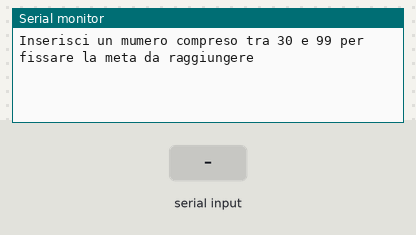
This sketch was run on a simulated Arduino Uno, built with avr-gcc and run on an emulated ATmega328P. Parts: the last lines printed to the serial monitor. The inputs (shaded band) are chosen by the test bench.

Above: at 1.2 s.
1.3 s: "90,45\n" received over Serial
At 2.3 s:
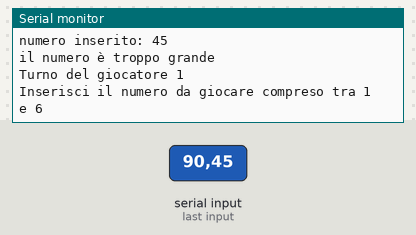
2.8 s: "30,150\n" received over Serial
At 2.94 s:
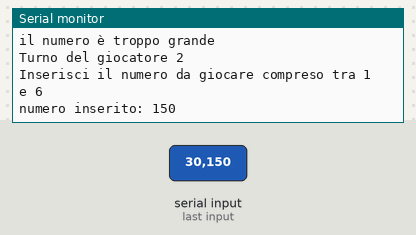
Timing chart, 0 to 5.8 s (numbered marks = the images above; inputs shaded):
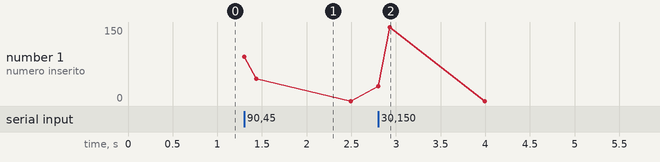

Measured:
- after the input at 1.3 s, the serial monitor: prints a new line at once (image 1)
- after the input at 2.8 s, the serial monitor: prints a new line at once (image 2)

The sketch:

angelaGame.ino
```cpp
  //BOTTONI

  //Variabili
  int nVincente = 0;//30 <= nVincente <= 99
  int sommaDadiTotale = 0;
  int nGiocatoPrima = 0;//back-up della giocata precedente
  bool primoTurno = true;
  int stato = 0;//Indica i vari momenti del gioco
  int turno = 0;// indica i turni dei due giocatori: 0 = Giocatore 1 , 1 = Giocatore 2
  int x = 0;


void setup() {
  // put your setup code here, to run once:
  Serial.begin(9600);
}

void loop() {
  if(stato == 0)//Inserimento della variabile da raggiungere per vincere
  {
    if(x == 0)
    {
      Serial.println("Inserisci un mumero compreso tra 30 e 99 per fissare la meta da raggiungere");
      x = 1;
    }
    primoValore();//Controllo della variabile inquanto deve rispettare determinate caratteristiche
  }
  else if(stato == 1)//Inizio della partita vera e propria
  {
    Serial.println(turno == 0 ? "Turno del giocatore 1" : "Turno del giocatore 2");//Indica il turno in corso
    Serial.println("Inserisci il numero da giocare compreso tra 1 e 6");
    giocata();//Metodo che gestisce i turni e il controllo dei vari inserimenti
    vittoriaSconfitta();//Metodo che controlla ogni turno se si ha raggiunto le condizioni di fine partita e decreta il vincitore/perdente
  }
  else if(stato == 3)//partita finita, resetto le variabili
  {
    nVincente = 0;
    sommaDadiTotale = 0;
    nGiocatoPrima = 0;
    primoTurno = true;
    stato = 0;
    turno = 0;
    x = 0;
  }
}


void primoValore()//Metodo di Controllo della variabile da raggiungere
{
  while(Serial.available() == 0){}
  int s = Serial.parseInt();
  if(s < 30)
  {
    Serial.println("numero inserito: " + String(s));
    Serial.println("il numero è troppo piccolo");
  }
  if(s > 99)
  {
    Serial.println("numero inserito: " + String(s));
    Serial.println("il numero è troppo grande");
  }
  if(s >= 30 && s <= 99)
  {
    Serial.println("numero inserito: " + String(s));
    Serial.println("numero inserito correttamente");
    nVincente = s;
    stato = 1;
  }
  x = 0;
}


void giocata()//metodo che gestisce, a turno, l'inserimento del valore dei dadi e li somma
{
  while(Serial.available() == 0){}
  int d = Serial.parseInt();
  if(primoTurno == true)
  {
    if(d < 0)
    {
      Serial.println("numero inserito: " + String(d));
      Serial.println("il numero è troppo piccolo");
    }
    else
    {
      if(d > 6)
      {
        Serial.println("numero inserito: " + String(d));
        Serial.println("il numero è troppo grande");
      }
      else
      {
        sommaDadiTotale = sommaDadiTotale + d;
        d == 0 ? nGiocatoPrima = 7 : nGiocatoPrima = d;
        primoTurno = false;
        turno = turno == 0 ? 1 : 0;
        Serial.println("numero inserito: " + String(d));

        Serial.println("numero raggiunto: " + String(sommaDadiTotale));
      }
    }
  }
  else
  {
    if(d < 1)
    {
      Serial.println("numero inserito: " + String(d));
      Serial.println("il numero è troppo piccolo");
    }
    else
    {
      if(d > 6)
      {
        Serial.println("numero inserito: " + String(d));
        Serial.println("il numero è troppo grande");
      }
      else
      {
        if(d == nGiocatoPrima)
        {
          Serial.println("numero inserito: " + String(d));
          Serial.println("il numero è già stato utilizzato il turno precedente");
        }
        else
        {
          if(d == 1 && nGiocatoPrima == 6 || d == 6 && nGiocatoPrima == 1 || d == 2 && nGiocatoPrima == 5 || d == 5 && nGiocatoPrima == 2 || d == 3 && nGiocatoPrima == 4 || d == 4 && nGiocatoPrima == 3)
          {
            Serial.println("numero inserito: " + String(d));
            Serial.println("non puoi usare questo valore");
          }
          else
          {
            sommaDadiTotale = sommaDadiTotale + d;
            nGiocatoPrima = d;
            turno = turno == 0 ? 1 : 0;
            Serial.println("numero inserito: " + String(d));
            Serial.println("numero raggiunto: " + String(sommaDadiTotale));
          }
        }
      }
    }
  }
}


void vittoriaSconfitta()//metodo che definisce chi ha vinto e chi ha perso una volta raggiunte determinate condizioni
{
  if(nVincente == sommaDadiTotale)
  {
    if(turno == 0)
    {
      Serial.println("Il giocatore 2 ha vinto!!!");
      stato = 3;
    }
    else
    {
      Serial.println("Il giocatore 1 ha vinto!!!");
      stato = 3;
    }
  }

  if(nVincente < sommaDadiTotale)
  {
    if(turno == 0)
    {
      Serial.println("Il giocatore 2 ha perso!!!");
      stato = 3;
    }
    else
    {
      Serial.println("Il giocatore 1 ha perso!!!");
      stato = 3;
    }
  }
}
```
